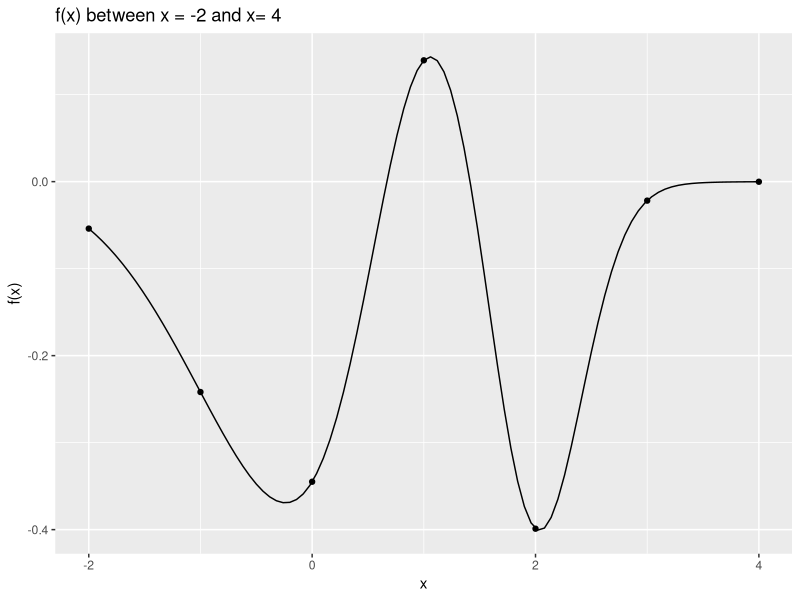
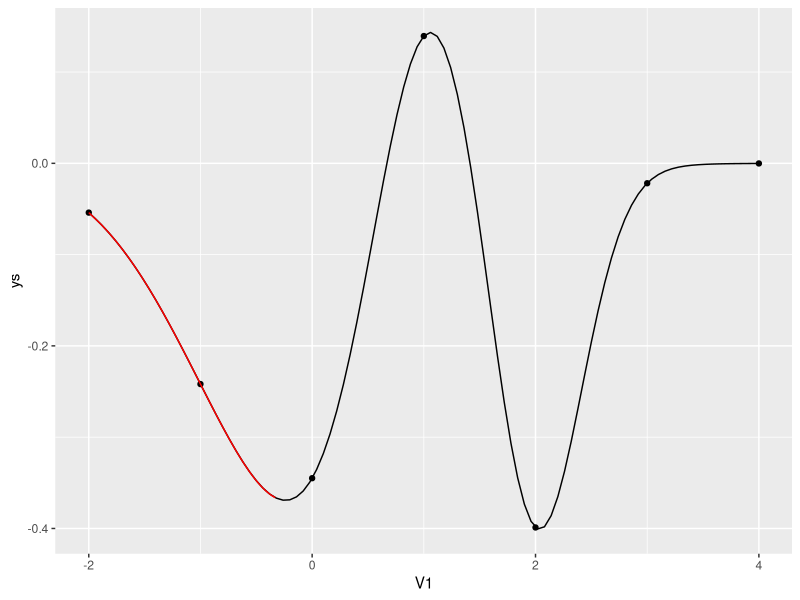

Source code (R) for these figures, in order: (Note: a time limit stopped this script after it produced the figures.)
## ---- chunk 1
library(tidyverse)

# Coding f(x)
q1 <- function (x) {
  # Calculating the first term of the function
  first_term <- exp(-0.5 * (x^2))
  first_term <- (-1) * first_term * (1/(sqrt(2 * pi)))
  
  # Calculating the second term of the function
  second_term <- exp((-0.5) * (((x-1)/0.5)^2))
  second_term <- second_term * (1/(sqrt(2 * pi)))
  
  # Calculating the third term of the function
  third_term <- exp((-0.5)* (((x - 2)/0.4)^2))
  third_term <- (-1) * third_term * (1/(sqrt(2 * pi)))
  
  return(first_term + second_term + third_term)
}

# Getting all f(x) between x=-2 x=4
ys <- c()
for(i in -2:4) {
  x <- q1(i)
  ys <- c(ys, x)
}

fdata <- as_tibble(cbind(-2:4, ys))


# Plotting
fdata %>%
  ggplot(aes(x = V1, y = ys)) + 
  geom_point() + 
  geom_function(fun = q1) +
  labs(title = "f(x) between x = -2 and x= 4",
       x = "x",
       y = "f(x)")

## ---- chunk 2

# Writing f'(x) function based on the derivative calculated above
f.prime <- function(x, delta) {
  return((q1((x + delta)) - q1((x - delta)))/(2 * delta))
}

f.prime(-2, 0.001)

## ---- chunk 3

# Gradient descent function
grad.des <- function(x1, max_iter) {
  
  # start n at 1
  n <- 1
  # Set current minimum at first x
  minima_x <- x1
  # Set current minimum at first y
  minima_y <- q1(x1)
  # To save path of x and f(x)
  x_trajec <- c(minima_x)
  fx_trajec <- c(minima_y)
  
  # Simulates max_iter times
  for(i in 0:max_iter) {
    # Calculate the step difference... 
    step_difference <- (-1) * (1/n) * f.prime(x1, 0.001)
    # ... and apply it to x1 to get new x
    x1 <- x1 + step_difference
    # Plug in to get new y
    y1 <- q1(x1)
    # Save path of x and f(x)
    x_trajec <- c(x_trajec, x1)
    fx_trajec <- c(fx_trajec, y1)
    # Replace minimum if new minimum found
    if (y1 < minima_y) {
      minima_y <- y1
      minima_x <- x1
    }
    # Increase n
    n <- n + 1
    # Break loop if steps between x gets extremely small
    if (step_difference < 0.000001) {
      break
    }
  }
  return(list(n, minima_x, minima_y, x_trajec, fx_trajec))
}

## ---- chunk 4
output <- grad.des(-2, 10000)
## ---- chunk 5

# Plotting path of gradient descent function

dat <- tibble(x = output[[4]], y = output[[5]])

fdata %>%
  ggplot(aes(x = V1, y = ys)) + 
  geom_point() + 
  geom_function(fun = q1) + 
  geom_line(data = dat, aes(x, y), color = "red")
## ---- chunk 6

set.seed(2022)

global_desc <- function() {
  
  # Randomly finding 10k start points to search entire function
  start_points <- runif(10000, -2, 4)
  minima_x <- c()
  minima_y <- c()
  
  # Initiate gradient descents at each 10k start points
  for(i in start_points) {
    minima_x <- c(minima_x, grad.des(i, 10000)[[2]])
    minima_y <- c(minima_y, grad.des(i, 10000)[[3]])
  }
  
  return(list(minima_x, minima_y))
}

minimas <- global_desc()

## ---- chunk 7
minimas_x <- minimas[[1]]
minimas_y <- minimas[[2]]

hist(minimas_x, breaks = 50)
## ---- chunk 8
minimas <- cbind(minimas_x, minimas_y)
global_min <- minimas[which(minimas[,2]==min(minimas[,2])), 1]
global_min
